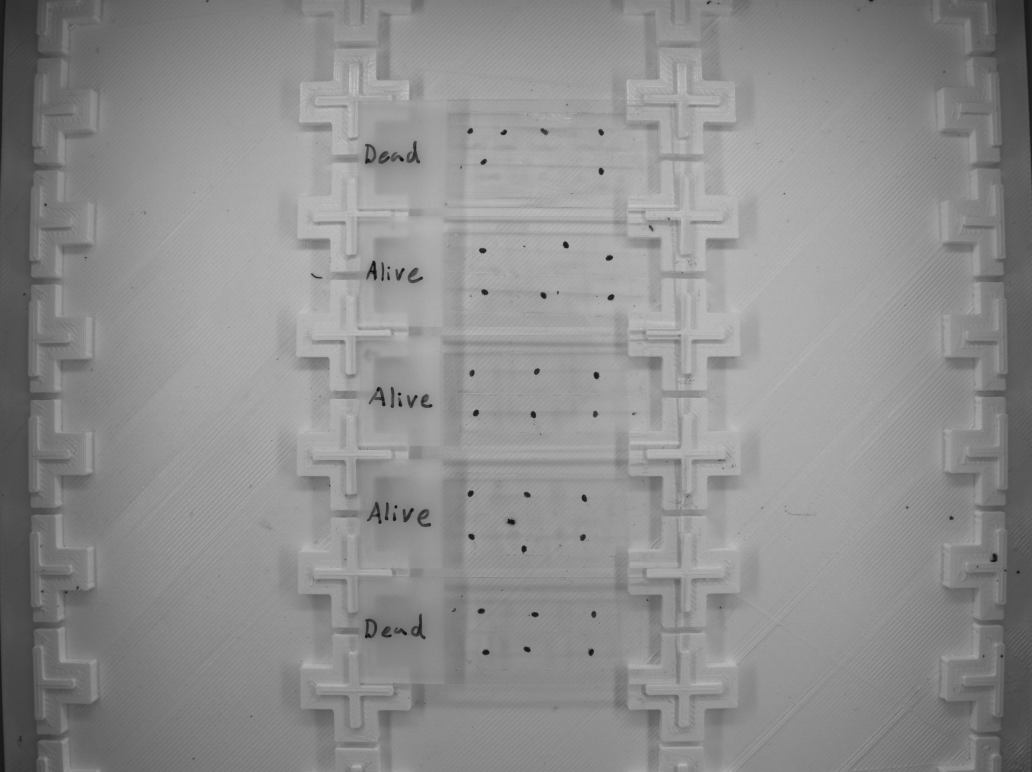
#> input picture scripts/sample_image.bmp, 2064 x 1544 px, found by its file name (shown at 1/2 size)
$ python demo_masking.py
#> lines starting #> are read from the running program, lines starting #| are printed output that depends on the picture
### classes/plate/zones.py
from typing import Optional

from classes.plate import hand_mites
from classes.plate.rect import Rect, TextZone
from classes.app_config import AppConfig, get_default_config
import cv2
import numpy as np
import pandas as pd
from pathlib import Path

UNLABELED = "unlabeled"

# One row per (mite, recording). `moving`: the score of that recording reaches the
# threshold. x, y is the mite's centre in image pixels. `brightness`: the mean
# pixel value of the patch the score was taken from.
MITE_SCORE_COLUMNS = [
    "mite_ID", "time", "motion_score", "moving",
    "zone_id", "group", "zone_type", "x", "y", "brightness",
]


class Zone(TextZone):
    def __init__(self, x1, y1, x2, y2, type, id=None, label=None, config: Optional[AppConfig] = None):
        config = config or get_default_config()
        text = f"{type}_zone"
        style = config.zone_styles.get(text)

        style_kwargs = {}
        if style is not None:
            style_kwargs = dict(
                color=style.box_color,
                text_color=style.text_color,
                thickness=style.thickness,
                font_scale=style.font_scale,
                text_offset_y=style.text_offset_y,
            )

        super().__init__(x1, y1, x2, y2, text=text, **style_kwargs)
        self.type = type
        self.id = id
        self.mites = []  # List to hold Mite instances within this zone
        self.label = label

    # [4 lines left out: function label, not called in this run]

    @label.setter
    def label(self, value):
        """Setting a label also changes the text drawn above the zone."""
        self._label = value or None
        self.text = self._label if self._label else f"{self.type}_zone"

    # [4 lines left out: function group, not called in this run]

    def add_mite(self, mite):
        """Add a Mite instance to the zone"""
        self.mites.append(mite)

    # [9 lines left out: function draw_mask, not called in this run]

    def draw(self, image):
        """Draws the zone rectangle and label on the image."""
        super().draw(image)

        # also draw mites within this zone
        for mite in self.mites:
            mite.draw(image)


# Mites whose tops are within this many mite heights of each other are on one
# line when they are numbered: they lie scattered on the plate, not in rows.
MITE_LINE_HEIGHTS = 2


def sort_reading_order(zones, row_tolerance=None):
    """Order zones left-to-right, top-to-bottom, the way you would read the plate.

    Zones in the same physical row have slightly different y1 values, so rows are
    grouped by proximity rather than by an exact coordinate match: within
    `row_tolerance` pixels of the row's topmost, by default half a zone's height.
    Orders the mites of a zone the same way.
    """
    if not zones:
        return []

    if row_tolerance is None:
        row_tolerance = float(np.median([zone.y2 - zone.y1 for zone in zones])) / 2
    by_height = sorted(zones, key=lambda zone: zone.y1)

    rows = [[by_height[0]]]
    for zone in by_height[1:]:
        if zone.y1 - rows[-1][0].y1 > row_tolerance:
            rows.append([zone])
        else:
            rows[-1].append(zone)

    return [zone for row in rows for zone in sorted(row, key=lambda zone: zone.x1)]


# [15 lines left out: functions mites_in_reading_order, mite_ids, not called in this run]


class ZoneManager:
    def __init__(self, zones, excluded_types=None):
        self.zones = zones
        # Types of zones where mites should be eliminated / ignored
        self.excluded_types = set(zone_type.lower() for zone_type in excluded_types or [])
        # Mites placed by hand, {x, y, size} each (classes/plate/hand_mites.py):
        # assign_mites() puts them with the detector's.
        self.by_hand = []

        # Number the zones the user labels, in reading order, so that an id always
        # points at the same physical plate.
        for index, zone in enumerate(sort_reading_order(self.valid_zones)):
            zone.id = index

    @classmethod
    def from_coords_file(cls, filepath: str | Path, zone_types: dict[str, str],  excluded_types=None) -> "ZoneManager":
        """Factory method: parses a coordinate file and returns a ready-to-use ZoneManager."""
        mapping = zone_types
        path = Path(filepath)

        if not path.is_file():
            raise FileNotFoundError(f"Zone coordinates file not found: {path}")

        zones = []
        with open(path, "r") as f:
#> (reads coords_pixel.txt from the repository)
            for line in f:
                line = line.strip()
                if not line:
                    continue

                type_id, x1, y1, x2, y2 = line.split()
                zone_type = mapping.get(type_id, type_id)

                zones.append(
                    Zone(
                        int(float(x1)),
                        int(float(y1)),
                        int(float(x2)),
                        int(float(y2)),
                        type=zone_type,
                    )
                )

        return cls(zones=zones, excluded_types=excluded_types)
#> further down, first_frame is the input picture: shape (1544, 2064, 3); min 14, max 226, mean 141.5

    def add_zone(self, zone):
        self.zones.append(zone)

    # [9 lines left out: functions mites, exclusion_zones, not called in this run]

    @property
    def valid_zones(self):
        """Returns only the zones meant to be kept (i.e. not excluded)."""
        return [zone for zone in self.zones if zone.type not in self.excluded_types]

    # [34 lines left out: functions labelled_zones, text_zone_for, apply_labels, not called in this run]

    def is_excluded(self, px, py):
        """Returns True if (px, py) falls inside any exclusion zone."""
        return any(zone.contains_point(px, py) for zone in self.exclusion_zones)

    def mask_image_to_valid_rois(self, image, fill_color: int = 255):
        """
        Creates a clean canvas with `fill_color` and only pastes
        the image pixels from valid zones.
        """
#> called with fill_color = 255
        # 1. Blank canvas (neutral background)
        output_img = np.full_like(image, fill_value=fill_color)

        # 2. Copy only valid regions
        for z in self.valid_zones:
            x1, y1 = max(0, int(z.x1)), max(0, int(z.y1))
            x2, y2 = min(image.shape[1], int(z.x2)), min(image.shape[0], int(z.y2))

            output_img[y1:y2, x1:x2] = image[y1:y2, x1:x2]
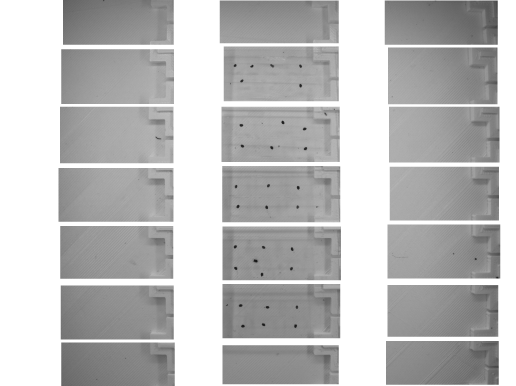
#> output_img: shape (1544, 2064, 3) (shown at 1/4 size); min 18, max 255, mean 188.6

        return output_img

    def draw(self, image):
        """Draws all zones on the image."""
        for zone in self.zones:
            zone.draw(image)
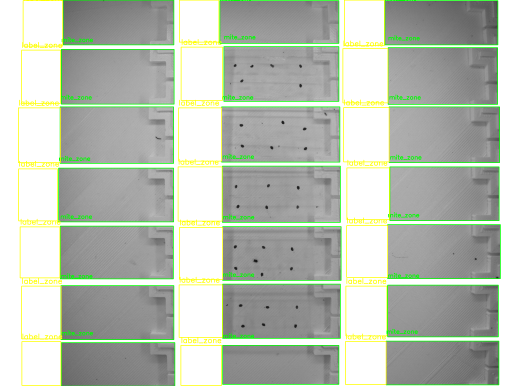
#> image: shape (1544, 2064, 3) (shown at 1/4 size); mean B, G, R 178.1, 190.5, 183.2

        return image


    # [81 lines left out: functions assign_mites, number_mites, zone_of, remove_mites, get_mite_scores, not called in this run]

### classes/app_config.py
import os
import re
import shutil
from dataclasses import dataclass, field, fields
from functools import lru_cache
from pathlib import Path
from typing import Any, Optional

import yaml

# config.yaml is this machine's own and not in git, so an update never changes
# the metric saved from the calibration page. A new copy of the app makes it
# from config.default.yaml, which is in git. DISCOBOX_CONFIG names another file
# to use in its place: the tests', so they never depend on this machine's.
TEMPLATE_CONFIG_PATH = Path(__file__).resolve().parent.parent / "config.default.yaml"
DEFAULT_CONFIG_PATH = Path(os.environ.get("DISCOBOX_CONFIG") or TEMPLATE_CONFIG_PATH.with_name("config.yaml"))
# The movement score of every analysis. It is no longer chosen: a config file's
# own `mite.metric` is not read, and one without a threshold or parameters for
# this score (made before it was the one) takes config.default.yaml's.
# The frames always follow a shaking plate before they are scored
# (classes/scoring/plate_stabilizer.py): a file's own `mite.stabilize_plate` is not read either.
METRIC = "outline_variability"


def _config_file(config_path: Optional[str | Path] = None) -> Path:
    """The config file to read or write: `config_path`, or config.yaml, made
    from config.default.yaml if there is none yet."""
    if config_path is not None:
        return Path(config_path)
    if not DEFAULT_CONFIG_PATH.exists():
        shutil.copyfile(TEMPLATE_CONFIG_PATH, DEFAULT_CONFIG_PATH)
    return DEFAULT_CONFIG_PATH


@lru_cache(maxsize=None)
def _load_yaml_cached(config_path: Path) -> dict:
    """Read and parse a YAML file, caching the result per path so repeated
    AppConfig() instantiations don't hit the filesystem again."""
    with open(config_path, "r", encoding="utf-8") as file:
        return yaml.safe_load(file) or {}


def _tuplify(data: dict) -> dict:
    """Convert list values (e.g. YAML color arrays) into tuples."""
    return {key: tuple(value) if isinstance(value, list) else value for key, value in data.items()}


def _with_the_metric(mite: dict) -> dict:
    """A config file's `mite` section with METRIC as its metric, plate
    stabilization on, config.default.yaml's parameters for it (always: they
    were chosen with the score's constants, scripts/pipeline_optuna.py, and a
    machine's older ones would not fit them), and config.default.yaml's
    threshold for it where it has none."""
    mite = {**mite, "metric": METRIC, "stabilize_plate": True}
    for key in ("metric_thresholds", "metric_params"):
        own = dict(mite.get(key) or {})
        if (METRIC in own and key == "metric_thresholds") or not TEMPLATE_CONFIG_PATH.exists():
            continue
        template = _load_yaml_cached(TEMPLATE_CONFIG_PATH).get("mite", {}).get(key) or {}
        if METRIC in template:
            mite[key] = {**own, METRIC: template[METRIC]}
    return mite


def _with_the_blob_settings(detector: dict) -> dict:
    """A config file's `detector` section with config.default.yaml's blob
    detector settings (BLOB_SETTINGS), always: they were chosen on frames
    labelled by hand (scripts/detector_optuna.py), and a machine's config.yaml
    holds only the copy of older defaults it was made from."""
    if not TEMPLATE_CONFIG_PATH.exists():
        return detector
    template = _load_yaml_cached(TEMPLATE_CONFIG_PATH).get("detector") or {}
    return {**detector, **{key: template[key] for key in BLOB_SETTINGS if key in template}}


def _known(section, data: dict) -> dict:
    """The entries of `data` that `section` (a dataclass) has a field for.

    config.yaml is this machine's own, so it can hold a key saved by another
    version of the app; such a key is left out instead of stopping the app.
    """
    names = {f.name for f in fields(section)}
    return {key: value for key, value in data.items() if key in names}


@dataclass
class RectStyle:
    color: tuple
    thickness: int


@dataclass
class TextZoneStyle:
    box_color: tuple
    text_color: tuple
    thickness: int
    font_scale: float
    text_offset_y: int


@dataclass
class MiteConfig:
    radius: int
    metric: str
    moving_color: tuple
    still_color: tuple
    # metric name -> its parameters, e.g. {"topN_variability": {"n": 10}}; a metric
    # or parameter left out uses the default in its Analyzer function.
    metric_params: dict = field(default_factory=dict)
    # metric name -> its movement threshold, on that metric's scale, e.g.
    # {"topN_variability": 14.17}.
    metric_thresholds: dict = field(default_factory=dict)
    # The threshold of a metric missing from metric_thresholds (older config files).
    # After loading it is the threshold of `metric`.
    motion_threshold: Optional[float] = None
    # Take a shaking plate out of the frames before scoring (see
    # classes/scoring/plate_stabilizer.py). It works with every metric.
    stabilize_plate: bool = False
    # Put the scores of a finished run on one scale for every mite (see
    # classes/scoring/score_normalizer.py): scaled to the run's typical brightness, and
    # each mite's own floor moved to the common one.
    normalize_brightness: bool = False
    normalize_floor: bool = False
    # metric name -> [low, high] on that metric's scale: the shape of the band
    # around its threshold whose scores are checked by eye (see
    # classes/results/review_band.py), e.g. {"topN_variability": [2.7, 3.9]}. A metric
    # left out has a band as far below the threshold as above it.
    metric_review_bands: dict = field(default_factory=dict)
    # How many mites the result pages ask to check by eye, unless a run has its own number.
    review_mites: int = 20

    def __post_init__(self):
        self._fallback_threshold = self.motion_threshold
        self.motion_threshold = self.threshold_for(self.metric)

    def params_for(self, metric):
        return dict((self.metric_params or {}).get(metric) or {})

    def threshold_for(self, metric):
        """The movement threshold saved for `metric`."""
        value = (self.metric_thresholds or {}).get(metric, self._fallback_threshold)
        if value is None:
            raise ValueError(f"No threshold for metric {metric!r}: add it to mite.metric_thresholds in config.yaml.")
        return float(value)

    # [10 lines left out: function review_band_for, not called in this run]


@dataclass
class DetectorConfig:
    min_threshold: float
    max_threshold: float
    threshold_step: float
    filter_by_color: bool
    blob_color: int
    filter_by_area: bool
    min_area: float
    max_area: float
    filter_by_circularity: bool
    min_circularity: float
    filter_by_convexity: bool
    min_convexity: float
    filter_by_inertia: bool
    min_inertia_ratio: float
    # SimpleBlobDetector's own defaults, which applied before these were settings
    min_dist_between_blobs: float = 10
    min_repeatability: int = 2
    # Mites put on the plates after a folder's first recording: the least that
    # must appear in a zone in one recording to be taken as mites
    # (classes/scoring/new_mites.py); fewer are debris or a mite that walked.
    # 0: none are looked for. A config.yaml made before has none: 3.
    min_new_mites: int = 3


# The blob detector's settings: always config.default.yaml's (_with_the_blob_settings()).
BLOB_SETTINGS = ("min_threshold", "max_threshold", "threshold_step", "filter_by_color", "blob_color",
                 "filter_by_area", "min_area", "max_area", "filter_by_circularity", "min_circularity",
                 "filter_by_convexity", "min_convexity", "filter_by_inertia", "min_inertia_ratio",
                 "min_dist_between_blobs", "min_repeatability")


@dataclass
class LabelReaderConfig:
    # A config.yaml made before the names were read has no label_reader section.
    enabled: bool = False
    model: str = "gemini-flash-lite-latest"


class AppConfig:
    """Loads configuration and exposes strongly-typed style/domain sections."""

    def __init__(self, config_path: Optional[str | Path] = None):
        self.config_path = _config_file(config_path)
        self._raw_config = _load_yaml_cached(self.config_path)

        visual_styles = self._raw_config.get("visual_styles", {})
        self.rect_style = RectStyle(**_known(RectStyle, _tuplify(visual_styles.get("rect", {}))))
        self.text_zone_style = TextZoneStyle(**_known(TextZoneStyle, _tuplify(visual_styles.get("text_zone", {}))))
        self.mite = MiteConfig(**_known(MiteConfig, _tuplify(_with_the_metric(self._raw_config.get("mite", {})))))
        self.detector = DetectorConfig(**_known(DetectorConfig, _with_the_blob_settings(self._raw_config.get("detector", {}))))
        self.label_reader = LabelReaderConfig(**_known(LabelReaderConfig, self._raw_config.get("label_reader") or {}))
        self.zone_styles = {
            name: TextZoneStyle(**_known(TextZoneStyle, _tuplify(style)))
            for name, style in visual_styles.get("Zones", {}).items()
        }

    def get(self, section: str, default: Optional[Any] = None):
        """Retrieve raw parameters for any given configuration section."""
        return self._raw_config.get(section, default)


_default_config: Optional["AppConfig"] = None


def get_default_config() -> "AppConfig":
    """Return the shared AppConfig loaded from the default config.yaml.

    Lazily built once and reused by every caller (e.g. every Mite) that
    doesn't supply its own config, so the default file is only ever
    read/parsed a single time.
    """
    global _default_config
    if _default_config is None:
        _default_config = AppConfig()
    return _default_config


# [75 lines left out: functions save_motion_threshold, _band_moved, save_review_band, _forget_loaded_config, not called in this run]


_METRIC_LINE = re.compile(r"^([ \t]+)metric:[ \t]*(\"[^\"]*\"|'[^']*'|[^\s#]+)", re.MULTILINE)


# [131 lines left out: functions _set_metric_entry, save_movement_score, _set_flag, _set_in_section, _save_in_section, save_label_reading and 1 more, not called in this run]

### classes/plate/rect.py
import cv2


class Rect:
    def __init__(self, x1, y1, x2, y2, color=(0, 255, 0), thickness=2, **kwargs):
        # Ensure coordinates are in correct order (x1,y1) top-left, (x2,y2) bottom-right
        self.x1, self.y1 = int(min(x1, x2)), int(min(y1, y2))
        self.x2, self.y2 = int(max(x1, x2)), int(max(y1, y2))
        self.color = color
        self.thickness = thickness

        # set any additional dynamically injected attributes
        for key, value in kwargs.items():
            setattr(self, key, value)

    # [4 lines left out: function from_config, not called in this run]

    def draw(self, image, thickness=None):
        thickness = self.thickness if thickness is None else thickness
        cv2.rectangle(image, (self.x1, self.y1), (self.x2, self.y2), self.color, thickness)

    # [4 lines left out: function __contains__, not called in this run]

    def contains_point(self, px, py):
        """Return True if the point (px, py) falls within this rect's bounds."""
        return self.x1 <= px <= self.x2 and self.y1 <= py <= self.y2

    def __repr__(self):
        return f"Rect({self.x1}, {self.y1}, {self.x2}, {self.y2})"

    # [24 lines left out: functions __iter__, get_ROI, not called in this run]


class TextZone(Rect):
    def __init__(self, x1, y1, x2, y2, text="EMPTY", color=(255, 0, 0), text_color=(0, 0, 255),
                 thickness=2, font_scale=1.0, text_offset_y=10):
        super().__init__(x1, y1, x2, y2, color=color, thickness=thickness)
        self.text = text
        self.color = color
        self.text_color = text_color
        self.font_scale = font_scale
        self.text_offset_y = text_offset_y

    # [6 lines left out: function from_config, not called in this run]

    def draw(self, image, thickness=None, font_scale=None, font=cv2.FONT_HERSHEY_SIMPLEX):
        thickness = self.thickness if thickness is None else thickness
        font_scale = self.font_scale if font_scale is None else font_scale

        # Draw rectangle using Rect's method
        super().draw(image, thickness=thickness)

        # Add text
        cv2.putText(image, self.text, (self.x1, max(self.y1 - self.text_offset_y, 0)),
                    font, font_scale, self.text_color, thickness)

    def __repr__(self):
        return f"TextZone({self.x1}, {self.y1}, {self.x2}, {self.y2}, text='{self.text}')"

### scripts/demo_masking.py
import sys
from pathlib import Path

sys.path.insert(0, str(Path(__file__).resolve().parent.parent))

from classes.storage.data_loader import DataLoader
from classes.scoring.analyzer import Analyzer
from classes.plate.zones import ZoneManager, Zone
import cv2
from pathlib import Path

SCRIPT_DIR = Path(__file__).resolve().parent
DATA_DIR = SCRIPT_DIR.parent / "sample_image.bmp"
COORDS_dir = SCRIPT_DIR.parent / "coords_pixel.txt"


# initialize objects
zone_manager = ZoneManager.from_coords_file(filepath= COORDS_dir,
                                            zone_types= {
                                                "0": "label",
                                                "1": "mite",
                                            },
                                            excluded_types=["label"])


# mask the frame

first_frame = cv2.imread(DATA_DIR)

masked = zone_manager.mask_image_to_valid_rois(first_frame)


output = zone_manager.draw(masked)


#resize the output image
DISPLAY_WIDTH = 1000
scale = DISPLAY_WIDTH / output.shape[1]
display_image = cv2.resize(output, None, fx=0.5, fy=0.5, interpolation=cv2.INTER_AREA)
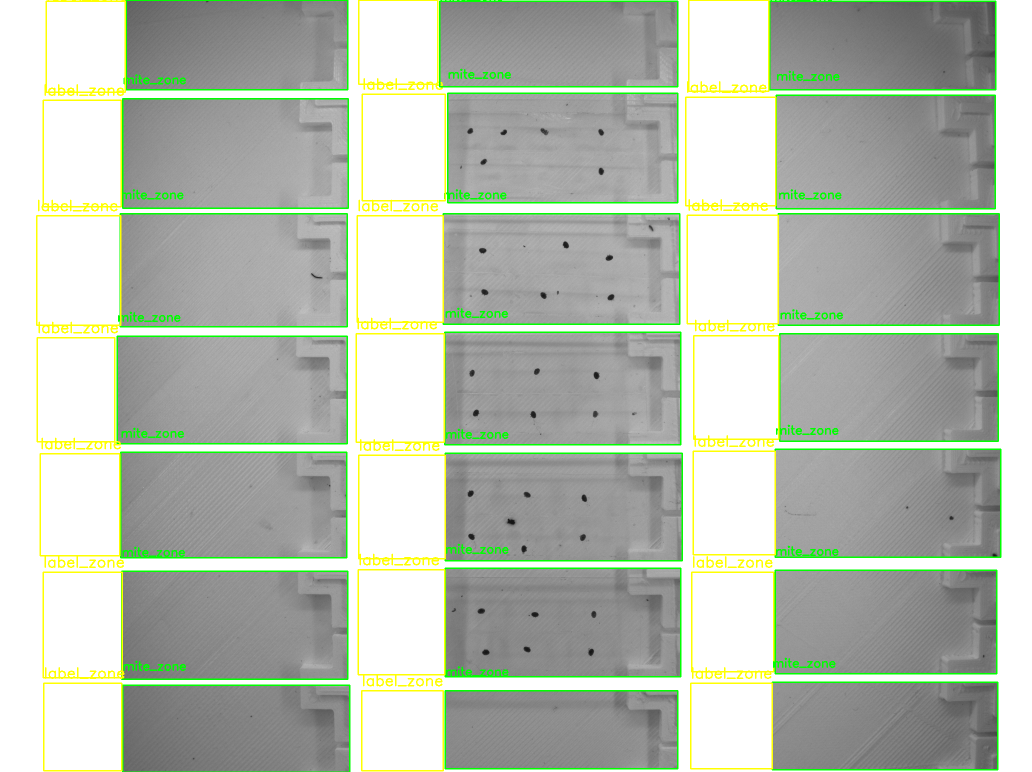
#> display_image: shape (772, 1032, 3); mean B, G, R 178.2, 190.6, 183.3


cv2.imshow("pipeline result", display_image)
cv2.waitKey(0)
cv2.destroyAllWindows()
